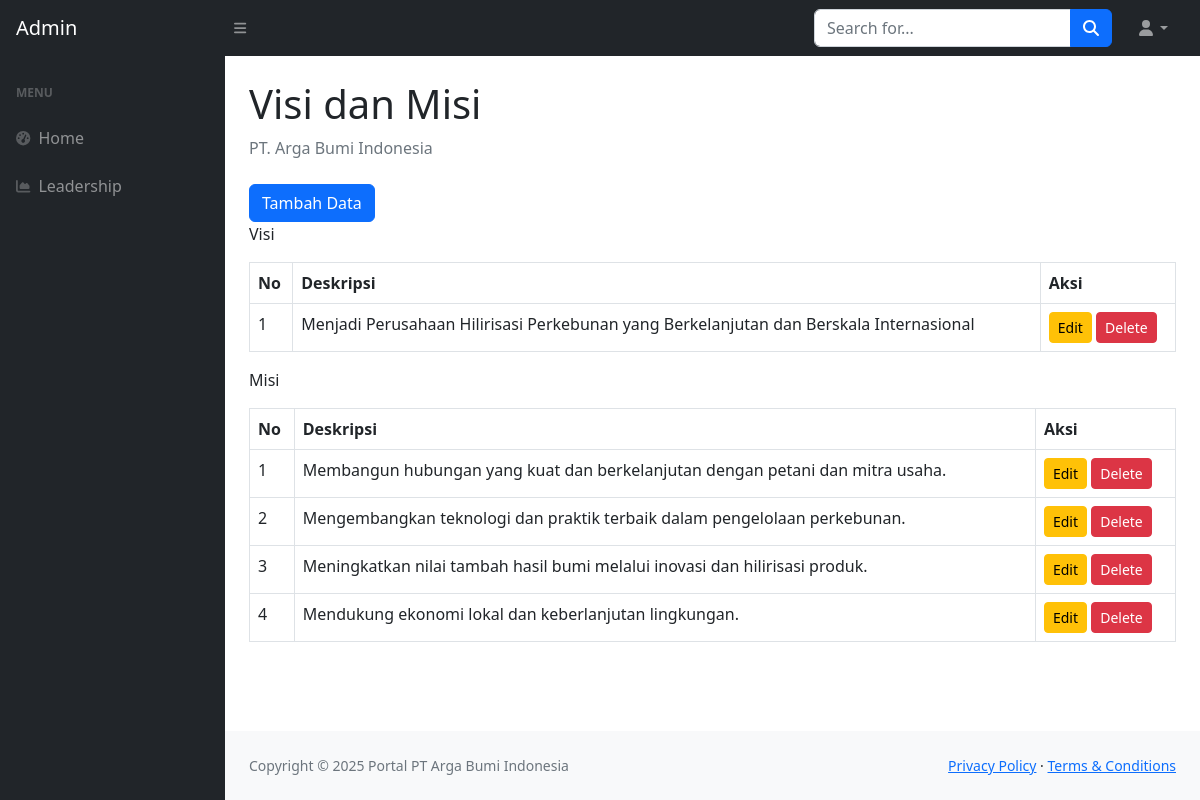
Screenshot of /a_visimisi.php with the database file from the repository.
### tables this page shows
CREATE TABLE `visi_misi` (
  `id` int(11) NOT NULL,
  `description` text NOT NULL,
  `category` enum('visi','misi') NOT NULL,
  `created_at` timestamp NOT NULL DEFAULT current_timestamp()
);

### a_visimisi.php (the view, shortened to what this page needs)
<?php
$conn = open_connection();
$visi_data = mysqli_query($conn, "SELECT * FROM visi_misi WHERE category = 'visi'");
$misi_data = mysqli_query($conn, "SELECT * FROM visi_misi WHERE category = 'misi'");
?>
<!DOCTYPE html>
<html lang="en">
    <head>
        <link href="https://cdn.jsdelivr.net/npm/simple-datatables@7.1.2/dist/style.min.css" rel="stylesheet" />
        <link href="css/styles.css" rel="stylesheet" />
    </head>
    <body class="sb-nav-fixed">
        <nav class="sb-topnav navbar navbar-expand navbar-dark bg-dark">
            <a class="navbar-brand ps-3" href="a_home.php">Admin</a>
            <button class="btn btn-link btn-sm order-1 order-lg-0 me-4 me-lg-0" id="sidebarToggle" href="#!"><i class="fas fa-bars"></i></button>
            <form class="d-none d-md-inline-block form-inline ms-auto me-0 me-md-3 my-2 my-md-0">
                <div class="input-group">
                    <input class="form-control" type="text" placeholder="Search for..." aria-label="Search for..." aria-describedby="btnNavbarSearch" />
                    <button class="btn btn-primary" id="btnNavbarSearch" type="button"><i class="fas fa-search"></i></button>
                </div>
            </form>
            <ul class="navbar-nav ms-auto ms-md-0 me-3 me-lg-4">
                <li class="nav-item dropdown">
                    <a class="nav-link dropdown-toggle" id="navbarDropdown" href="#" role="button" data-bs-toggle="dropdown" aria-expanded="false"><i class="fas fa-user fa-fw"></i></a>
                </li>
            </ul>
        </nav>
        <div id="layoutSidenav">
            <div id="layoutSidenav_nav">
                <nav class="sb-sidenav accordion sb-sidenav-dark" id="sidenavAccordion">
                    <div class="sb-sidenav-menu">
                        <div class="nav">
                            <div class="sb-sidenav-menu-heading">Menu</div>
                            <a class="nav-link" href="a_home.php">
                                <div class="sb-nav-link-icon"><i class="fas fa-tachometer-alt"></i></div>
                                Home
                            </a>
                            <a class="nav-link" href="a_leadership.php">
                                <div class="sb-nav-link-icon"><i class="fas fa-chart-area"></i></div>
                                Leadership
                            </a>
                        </div>
                    </div>
                </nav>
            </div>
            <div id="layoutSidenav_content">
            <main>
        <div class="container-fluid px-4">
            <h1 class="mt-4">Visi dan Misi</h1>
            <ol class="breadcrumb mb-4">
                <li class="breadcrumb-item active">PT. Arga Bumi Indonesia</li>
            </ol>
            <button type="button" class="btn btn-primary" data-bs-toggle="modal" data-bs-target="#addDataModal">
                Tambah Data
            </button>
                    <section class="content-wrapper">
                        <p class="subheading">Visi</p>
                        <table class="table table-bordered">
                            <thead>
                                <tr>
                                    <th>No</th>
                                    <th>Deskripsi</th>
                                    <th>Aksi</th>
                                </tr>
                            </thead>
                            <tbody>
                                <?php $no = 1; while ($row = mysqli_fetch_assoc($visi_data)): ?>
                                    <tr>
                                        <td><?php echo $no++; ?></td>
                                        <td><?php echo htmlspecialchars($row['description']); ?></td>
                                        <td>
                                            <button class="btn btn-warning btn-sm" onclick="editData(<?php echo $row['id']; ?>, '<?php echo htmlspecialchars($row['description']); ?>', '<?php echo $row['category']; ?>')">Edit</button>
                                            <a href="?delete_id=<?php echo $row['id']; ?>" class="btn btn-danger btn-sm">Delete</a>
                                        </td>
                                    </tr>
                                <?php endwhile; ?>
                            </tbody>
                        </table>
                       <p class="subheading">Misi</p>
                        <table class="table table-bordered">
                            <thead>
                                <tr>
                                    <th>No</th>
                                    <th>Deskripsi</th>
                                    <th>Aksi</th>
                                </tr>
                            </thead>
                            <tbody>
                                <?php $no = 1; while ($row = mysqli_fetch_assoc($misi_data)): ?>
                                    <tr>
                                        <td><?php echo $no++; ?></td>
                                        <td><?php echo htmlspecialchars($row['description']); ?></td>
                                        <td>
                                            <button class="btn btn-warning btn-sm" onclick="editData(<?php echo $row['id']; ?>, '<?php echo htmlspecialchars($row['description']); ?>', '<?php echo $row['category']; ?>')">Edit</button>
                                            <a href="?delete_id=<?php echo $row['id']; ?>" class="btn btn-danger btn-sm">Delete</a>
                                        </td>
                                    </tr>
                                <?php endwhile; ?>
                            </tbody>
                        </table>
                    </section>
                </div>
            </main>
                <footer class="py-4 bg-light mt-auto">
                    <div class="container-fluid px-4">
                        <div class="d-flex align-items-center justify-content-between small">
                            <div class="text-muted">Copyright &copy; 2025 Portal PT Arga Bumi Indonesia</div>
                            <div>
                                <a href="#">Privacy Policy</a>
                                &middot;
                                <a href="#">Terms &amp; Conditions</a>
                            </div>
                        </div>
                    </div>
                </footer>
            </div>
        </div>
    </body>
</html>

### rows the page displays
visi_misi: description "Menjadi Perusahaan Hilirisasi Perkebunan yang Berkelanjutan dan Berskala Internasional"
visi_misi: description "Membangun hubungan yang kuat dan berkelanjutan dengan petani dan mitra usaha."
visi_misi: description "Mengembangkan teknologi dan praktik terbaik dalam pengelolaan perkebunan."
visi_misi: description "Meningkatkan nilai tambah hasil bumi melalui inovasi dan hilirisasi produk."
visi_misi: description "Mendukung ekonomi lokal dan keberlanjutan lingkungan."
